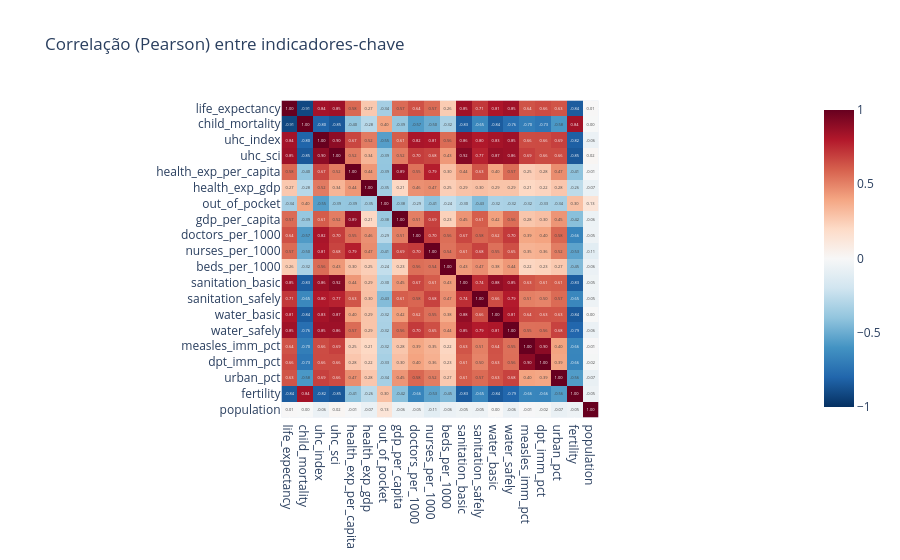

Notebook source saved alongside this figure:
### Markdown cell above
## 4. Correlações

### Code cell
corr = eda.correlacoes(abt)
fig = px.imshow(corr, text_auto=".2f", color_continuous_scale="RdBu_r",
                zmin=-1, zmax=1, title="Correlação (Pearson) entre indicadores-chave")
fig

### Figure 1 — Plotly figure (JSON) as saved in the notebook; plotly's stock layout.template omitted (floating-point values rounded to 4 significant figures; data arrays with more than 128 entries replaced by an {"elided": "..."} marker saying what was removed)
{"data": [{"coloraxis": "coloraxis", "hovertemplate": "x: %{x}<br>y: %{y}<br>color: %{z}<extra></extra>", "name": "0", "texttemplate": "%{z:.2f}", "type": "heatmap", "x": ["life_expectancy", "child_mortality", "uhc_index", "uhc_sci", "health_exp_per_capita", "health_exp_gdp", "out_of_pocket", "gdp_per_capita", "doctors_per_1000", "nurses_per_1000", "beds_per_1000", "sanitation_basic", "sanitation_safely", "water_basic", "water_safely", "measles_imm_pct", "dpt_imm_pct", "urban_pct", "fertility", "population"], "xaxis": "x", "y": ["life_expectancy", "child_mortality", "uhc_index", "uhc_sci", "health_exp_per_capita", "health_exp_gdp", "out_of_pocket", "gdp_per_capita", "doctors_per_1000", "nurses_per_1000", "beds_per_1000", "sanitation_basic", "sanitation_safely", "water_basic", "water_safely", "measles_imm_pct", "dpt_imm_pct", "urban_pct", "fertility", "population"], "yaxis": "y", "z": {"elided": "20x20 float values"}}], "layout": {"coloraxis": {"autocolorscale": false, "cmax": 1, "cmin": -1, "colorscale": [[0.0, "rgb(5,48,97)"], [0.1, "rgb(33,102,172)"], [0.2, "rgb(67,147,195)"], [0.3, "rgb(146,197,222)"], [0.4, "rgb(209,229,240)"], [0.5, "rgb(247,247,247)"], [0.6, "rgb(253,219,199)"], [0.7, "rgb(244,165,130)"], [0.8, "rgb(214,96,77)"], [0.9, "rgb(178,24,43)"], [1.0, "rgb(103,0,31)"]]}, "title": {"text": "Correlação (Pearson) entre indicadores-chave"}, "xaxis": {"anchor": "y", "constrain": "domain", "domain": [0.0, 1.0], "scaleanchor": "y"}, "yaxis": {"anchor": "x", "autorange": "reversed", "constrain": "domain", "domain": [0.0, 1.0]}}}
